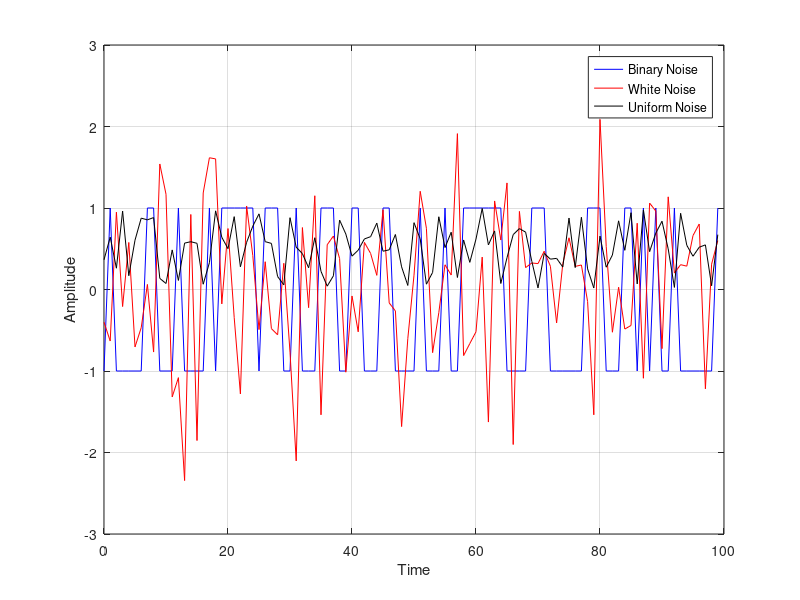

The MATLAB script that drew this image:
% Problem Set 7 - Task 1a

close all;

sequence_length = 100;

t = 0 : sequence_length-1;

random_binary_x = 2* randi([0,1], 1, sequence_length)-1;
white_noise = randn(1, sequence_length);
uniform_noise = rand(1, sequence_length);

figure;


p1 = plot(t, random_binary_x, 'b');
hold on;

p2 = plot(t, white_noise, 'r');

p3 = plot(t, uniform_noise, 'black');

xlabel("Time");
ylabel("Amplitude");
legend([p1,p2,p3], 'Binary Noise', 'White Noise', 'Uniform Noise');

grid on;